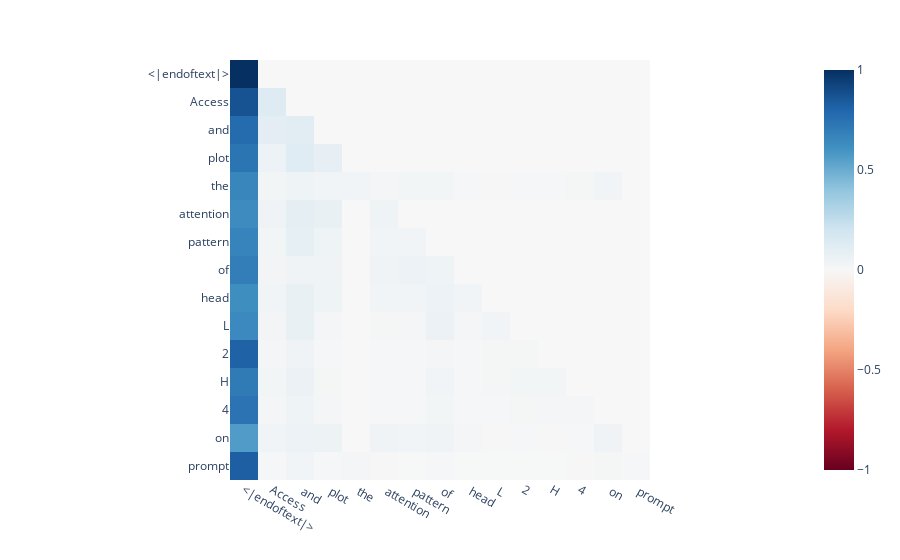

The cell this chart's notebook holds for it:
### Code cell
px.imshow(cache["pattern", 2][0, head].detach().cpu().numpy(), x=tokens, y=tokens, color_continuous_scale="RdBu", color_continuous_midpoint=0)

### Figure 1 — Plotly figure (JSON) as saved in the notebook; plotly's stock layout.template omitted (floating-point values rounded to 4 significant figures; data arrays with more than 128 entries replaced by an {"elided": "..."} marker saying what was removed)
{"data": [{"coloraxis": "coloraxis", "hovertemplate": "x: %{x}<br>y: %{y}<br>color: %{z}<extra></extra>", "name": "0", "type": "heatmap", "x": ["<|endoftext|>", "Access", " and", " plot", " the", " attention", " pattern", " of", " head", " L", "2", "H", "4", " on", " the", " prompt"], "xaxis": "x", "y": ["<|endoftext|>", "Access", " and", " plot", " the", " attention", " pattern", " of", " head", " L", "2", "H", "4", " on", " the", " prompt"], "yaxis": "y", "z": {"elided": "16x16 float values"}}], "layout": {"coloraxis": {"cmid": 0, "colorscale": [[0, "rgb(103,0,31)"], [0.1, "rgb(178,24,43)"], [0.2, "rgb(214,96,77)"], [0.3, "rgb(244,165,130)"], [0.4, "rgb(253,219,199)"], [0.5, "rgb(247,247,247)"], [0.6, "rgb(209,229,240)"], [0.7, "rgb(146,197,222)"], [0.8, "rgb(67,147,195)"], [0.9, "rgb(33,102,172)"], [1, "rgb(5,48,97)"]]}, "margin": {"t": 60}, "xaxis": {"anchor": "y", "constrain": "domain", "domain": [0, 1], "scaleanchor": "y"}, "yaxis": {"anchor": "x", "autorange": "reversed", "constrain": "domain", "domain": [0, 1]}}}
